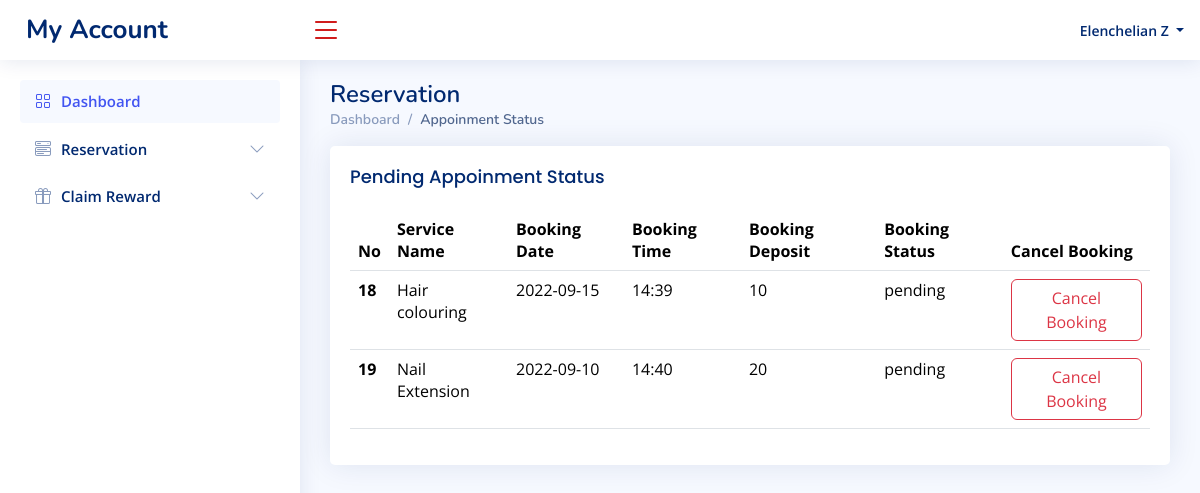
Page /User/appoinment_status_page.php (signed in) on the committed database.
### tables this page shows
CREATE TABLE `user` (
  `id` int(255) NOT NULL,
  `firstname` varchar(255) NOT NULL,
  `lastname` varchar(255) NOT NULL,
  `username` varchar(255) NOT NULL,
  `email` varchar(255) NOT NULL,
  `gender` varchar(255) NOT NULL,
  `address` varchar(255) NOT NULL,
  `password` varchar(255) NOT NULL,
  `reward_points` varchar(255) NOT NULL
);

CREATE TABLE `booking` (
  `id` int(255) NOT NULL,
  `firstname` varchar(255) NOT NULL,
  `booking_email` varchar(255) NOT NULL,
  `booking_service` varchar(255) NOT NULL,
  `booking_date` varchar(255) NOT NULL,
  `booking_time` varchar(255) NOT NULL,
  `booking_phone_num` varchar(255) NOT NULL,
  `booking_bank` varchar(255) NOT NULL,
  `booking_card_num` varchar(255) NOT NULL,
  `booking_card_date` varchar(255) NOT NULL,
  `booking_card_year` varchar(255) NOT NULL,
  `booking_card_code` varchar(255) NOT NULL,
  `booking_deposit` varchar(255) NOT NULL,
  `booking_status` varchar(255) NOT NULL,
  `reason` varchar(255) NOT NULL
);

### User/appoinment_status_page.php (the view, shortened to what this page needs)
<?php
require_once 'pdo.php';
$conn = mysqli_connect("localhost", "root", "", "salon");
?>
<!DOCTYPE html>
<html lang="en">
<head>
  <link href="assets/vendor/bootstrap/css/bootstrap.min.css" rel="stylesheet">
  <link href="assets/vendor/bootstrap-icons/bootstrap-icons.css" rel="stylesheet">
  <link href="assets/vendor/boxicons/css/boxicons.min.css" rel="stylesheet">
  <link href="assets/vendor/quill/quill.snow.css" rel="stylesheet">
  <link href="assets/vendor/quill/quill.bubble.css" rel="stylesheet">
  <link href="assets/vendor/remixicon/remixicon.css" rel="stylesheet">
  <link href="assets/vendor/simple-datatables/style.css" rel="stylesheet">
  <link href="assets/css/style.css" rel="stylesheet">
</head>
<body>
  <header id="header" class="header fixed-top d-flex align-items-center">
    <div class="d-flex align-items-center justify-content-between">
      <a href="dashboard.php" class="logo d-flex align-items-center">
        <span class="d-none d-lg-block">My Account</span>
      </a>
      <i class="bi bi-list toggle-sidebar-btn"></i>
    </div>
    <nav class="header-nav ms-auto">
      <?php
      $sql = "SELECT * FROM user WHERE email='{$_SESSION["email"]}'";
      $result = mysqli_query($conn, $sql);
      if (mysqli_num_rows($result) > 0) {
        while ($row = mysqli_fetch_assoc($result)) {
      ?>
      <ul class="d-flex align-items-center">
        <li class="nav-item dropdown pe-3">
          <a class="nav-link nav-profile d-flex align-items-center pe-0" href="#" data-bs-toggle="dropdown">
            <span class="d-none d-md-block dropdown-toggle ps-2"><?php echo $row['username']; ?></span>
          </a>
        </li>
      </ul>
      <?php
        }
      }
      ?>
    </nav>
  </header>
  <aside id="sidebar" class="sidebar">
    <ul class="sidebar-nav" id="sidebar-nav">
      <li class="nav-item">
        <a class="nav-link " href="dashboard.php">
          <i class="bi bi-grid"></i>
          <span>Dashboard</span>
        </a>
      </li>
      <li class="nav-item">
        <a class="nav-link collapsed" data-bs-target="#components-nav" data-bs-toggle="collapse" href="#">
          <i class="bi bi-menu-button-wide"></i><span>Reservation</span><i class="bi bi-chevron-down ms-auto"></i>
        </a>
      </li>
      <li class="nav-item">
        <a class="nav-link collapsed" data-bs-target="#reward-nav" data-bs-toggle="collapse" href="#">
          <i class="bi bi-gift"></i><span>Claim Reward</span><i class="bi bi-chevron-down ms-auto"></i>
        </a>
      </li>
    </ul>
  </aside>
  <main id="main" class="main">
    <div class="pagetitle">
      <h1>Reservation</h1>
      <nav>
        <ol class="breadcrumb">
          <li class="breadcrumb-item">Dashboard</li>
          <li class="breadcrumb-item active">Appoinment Status</li>
        </ol>
      </nav>
    </div>
    <section class="section dashboard">
      <div class="card">
        <div class="card-body">
          <h5 class="card-title">Pending Appoinment Status</h5>
          <table class="table table-hover">
            <thead>
              <tr>
                <th scope="col">No</th>
                <th scope="col">Service Name</th>
                <th scope="col">Booking Date</th>
                <th scope="col">Booking Time</th>
                <th scope="col">Booking Deposit</th>
                <th scope="col">Booking Status</th>
                <th scope="col" align="center">Cancel Booking</th>
              </tr>
            </thead>
            <tbody>
              <?php
             $sql = "SELECT * FROM booking where booking_status='pending' and booking_email='{$_SESSION["email"]}' ";
             $result = mysqli_query($conn, $sql);
             if (mysqli_num_rows($result) > 0) {
               while ($row = mysqli_fetch_assoc($result)) {
             ?>
              <tr>
                <th scope="row"><?php echo $row['id'];?></th>
                <td><?php echo $row['booking_service']; ?></td>
                <td><?php echo $row['booking_date']; ?></td>
                <td><?php echo $row['booking_time']; ?></td>
                <td><?php echo $row['booking_deposit']; ?></td>
                <td><?php echo $row['booking_status']; ?></td>
                <td >
                  <button href="" class="btn btn-outline-danger" onclick="confirmFunction(<?php echo $row['id'];?>)">Cancel Booking</button>
                </td>
              </tr>
              <?php
                }
              }
              ?>
            </tbody>
          </table>
        </div>
      </div>
    </section>
  </main>
</body>
</html>

### User/assets/css/style.css (style rules this page uses)
:root { scroll-behavior: smooth; }
body { font-family: "Open Sans", sans-serif; background: #f6f9ff; color: #444444; }
a { color: #4154f1; text-decoration: none; }
h1, h2, h3, h4, h5, h6 { font-family: "Nunito", sans-serif; }
#main { margin-top: 60px; padding: 20px 30px; transition: all 0.3s; }
.pagetitle { margin-bottom: 10px; }
.pagetitle h1 { font-size: 24px; margin-bottom: 0; font-weight: 600; color: #012970; }
.card { margin-bottom: 30px; border: none; border-radius: 5px; box-shadow: 0px 0 30px rgba(1, 41, 112, 0.1); }
.card-title { padding: 20px 0 15px 0; font-size: 18px; font-weight: 500; color: #012970; font-family: "Poppins", sans-serif; }
.card-body { padding: 0 20px 20px 20px; }
.breadcrumb { font-size: 14px; font-family: "Nunito", sans-serif; color: #899bbd; font-weight: 600; }
.breadcrumb .breadcrumb-item::before { color: #899bbd; }
.breadcrumb .active { color: #51678f; font-weight: 600; }
.logo { line-height: 1; }
@media (min-width: 1200px) { .logo { width: 280px; } }
.logo span { font-size: 26px; font-weight: 700; color: #012970; font-family: "Nunito", sans-serif; }
.header { transition: all 0.5s; z-index: 997; height: 60px; box-shadow: 0px 2px 20px rgba(1, 41, 112, 0.1); background-color: #fff; padding-left: 20px; }
.header .toggle-sidebar-btn { font-size: 32px; padding-left: 10px; cursor: pointer; color: #ce1212; }
.header-nav ul { list-style: none; }
.header-nav>ul { margin: 0; padding: 0; }
.header-nav .nav-profile { color: #012970; }
.header-nav .nav-profile span { font-size: 14px; font-weight: 600; }
.sidebar { position: fixed; top: 60px; left: 0; bottom: 0; width: 300px; z-index: 996; transition: all 0.3s; padding: 20px; overflow-y: auto; scrollbar-width: thin; scrollbar-color: #aab7cf transparent; box-shadow: 0px 0px 20px rgba(1, 41, 112, 0.1); background-color: #fff; }
@media (min-width: 1200px) { #main, #footer { margin-left: 300px; } }
.sidebar-nav { padding: 0; margin: 0; list-style: none; }
.sidebar-nav li { padding: 0; margin: 0; list-style: none; }
.sidebar-nav .nav-item { margin-bottom: 5px; }
.sidebar-nav .nav-link { display: flex; align-items: center; font-size: 15px; font-weight: 600; color: #4154f1; transition: 0.3; background: #f6f9ff; padding: 10px 15px; border-radius: 4px; }
.sidebar-nav .nav-link i { font-size: 16px; margin-right: 10px; color: #4154f1; }
.sidebar-nav .nav-link.collapsed { color: #012970; background: #fff; }
.sidebar-nav .nav-link.collapsed i { color: #899bbd; }
.sidebar-nav .nav-link .bi-chevron-down { margin-right: 0; transition: transform 0.2s ease-in-out; }

### rows in the picture
user: username "Elenchelian Z"
booking: id "18", booking_service "Hair colouring", booking_date "2022-09-15", booking_time "14:39", booking_deposit "10", booking_status "pending"
booking: id "19", booking_service "Nail Extension", booking_date "2022-09-10", booking_time "14:40", booking_deposit "20", booking_status "pending"
